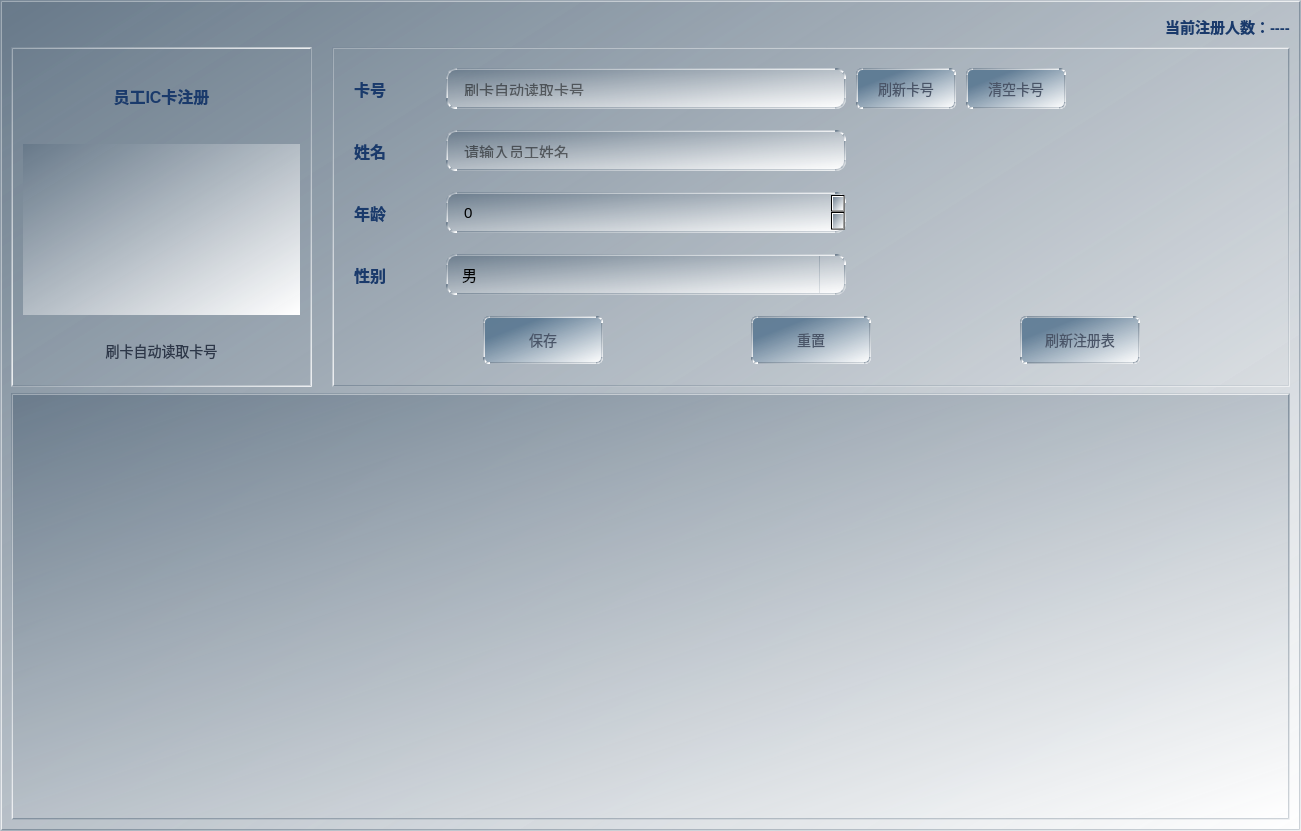
<?xml version="1.0" encoding="UTF-8"?>
<ui version="4.0">
 <class>UserRegisterWidget</class>
 <widget class="QWidget" name="UserRegisterWidget">
  <property name="geometry">
   <rect>
    <x>0</x>
    <y>0</y>
    <width>1301</width>
    <height>831</height>
   </rect>
  </property>
  <property name="windowTitle">
   <string>Form</string>
  </property>
  <property name="styleSheet">
   <string notr="true">QWidget {
    font-family: &quot;Microsoft YaHei&quot;, &quot;微软雅黑&quot;, &quot;PingFang SC&quot;, sans-serif;
    font-size: 14px;
    color: #2D3748;
	    border: 2px solid qlineargradient(spread:pad, x1:0, y1:0, x2:1, y2:1, stop:0 rgba(100, 118, 135, 217), stop:1 rgba(255, 255, 255, 255));
}
QWidget#UserRegisterWidget{
    background: qlineargradient(spread:pad, x1:0, y1:0, x2:1, y2:1, stop:0 rgba(100, 118, 135, 217), stop:1 rgba(255, 255, 255, 255));
}</string>
  </property>
  <layout class="QGridLayout" name="gridLayout">
   <item row="0" column="0">
    <layout class="QHBoxLayout" name="headerLayout">
     <item>
      <spacer name="headerLeftSpacer">
       <property name="orientation">
        <enum>Qt::Horizontal</enum>
       </property>
       <property name="sizeHint" stdset="0">
        <size>
         <width>40</width>
         <height>20</height>
        </size>
       </property>
      </spacer>
     </item>
     <item>
      <widget class="QLabel" name="label">
       <property name="minimumSize">
        <size>
         <width>0</width>
         <height>30</height>
        </size>
       </property>
       <property name="styleSheet">
        <string notr="true">QLabel{
    border:none;
    font-size: 15px;
    font-weight: bold;
    color: #1A3A6B;
    background:transparent;
}</string>
       </property>
       <property name="text">
        <string>当前注册人数：----</string>
       </property>
      </widget>
     </item>
    </layout>
   </item>
   <item row="1" column="0">
    <layout class="QHBoxLayout" name="topHorizontalLayout">
     <property name="spacing">
      <number>20</number>
     </property>
     <item>
      <widget class="QFrame" name="registerMainCard">
       <property name="minimumSize">
        <size>
         <width>301</width>
         <height>340</height>
        </size>
       </property>
       <property name="maximumSize">
        <size>
         <width>301</width>
         <height>373</height>
        </size>
       </property>
       <property name="styleSheet">
        <string notr="true">QFrame#registerMainCard{
    background: transparent;
	border: 2px solid qlineargradient(spread:pad, x1:0, y1:0, x2:1, y2:1, stop:0 rgba(100, 118, 135, 217), stop:1 rgba(255, 255, 255, 255));
}</string>
       </property>
       <property name="frameShape">
        <enum>QFrame::StyledPanel</enum>
       </property>
       <property name="frameShadow">
        <enum>QFrame::Raised</enum>
       </property>
       <layout class="QVBoxLayout" name="cardVerticalLayout">
        <property name="spacing">
         <number>10</number>
        </property>
        <property name="leftMargin">
         <number>10</number>
        </property>
        <property name="topMargin">
         <number>10</number>
        </property>
        <property name="rightMargin">
         <number>10</number>
        </property>
        <property name="bottomMargin">
         <number>10</number>
        </property>
        <item>
         <widget class="QLabel" name="cardTitleLabel">
          <property name="minimumSize">
           <size>
            <width>160</width>
            <height>45</height>
           </size>
          </property>
          <property name="maximumSize">
           <size>
            <width>280</width>
            <height>45</height>
           </size>
          </property>
          <property name="styleSheet">
           <string notr="true">QLabel{
    border:none;
    font-size: 16px;
    font-weight: bold;
    color: #1A3A6B;
    qproperty-alignment: AlignCenter;
    background:transparent;
}</string>
          </property>
          <property name="text">
           <string>&lt;html&gt;&lt;head/&gt;&lt;body&gt;&lt;p align=&quot;center&quot;&gt;&lt;span style=&quot; font-size:12pt;&quot;&gt;员工IC卡注册&lt;/span&gt;&lt;/p&gt;&lt;/body&gt;&lt;/html&gt;</string>
          </property>
         </widget>
        </item>
        <item>
         <widget class="QLabel" name="cardLogoLabel">
          <property name="minimumSize">
           <size>
            <width>261</width>
            <height>171</height>
           </size>
          </property>
          <property name="maximumSize">
           <size>
            <width>280</width>
            <height>171</height>
           </size>
          </property>
          <property name="styleSheet">
           <string notr="true">QLabel{
    border:none;
    background:qlineargradient(spread:pad, x1:0, y1:0, x2:1, y2:1, stop:0 rgba(100, 118, 135, 217), stop:1 rgba(255, 255, 255, 255));
}</string>
          </property>
          <property name="text">
           <string/>
          </property>
          <property name="pixmap">
           <pixmap resource="src.qrc">:/image/ICcard.png</pixmap>
          </property>
          <property name="scaledContents">
           <bool>true</bool>
          </property>
         </widget>
        </item>
        <item>
         <widget class="QLabel" name="promptLabel">
          <property name="minimumSize">
           <size>
            <width>151</width>
            <height>20</height>
           </size>
          </property>
          <property name="maximumSize">
           <size>
            <width>280</width>
            <height>20</height>
           </size>
          </property>
          <property name="styleSheet">
           <string notr="true">QLabel{
    border:none;
    background:transparent;
}</string>
          </property>
          <property name="text">
           <string>&lt;html&gt;&lt;head/&gt;&lt;body&gt;&lt;p align=&quot;center&quot;&gt;刷卡自动读取卡号&lt;/p&gt;&lt;/body&gt;&lt;/html&gt;</string>
          </property>
         </widget>
        </item>
       </layout>
      </widget>
     </item>
     <item>
      <widget class="QFrame" name="editFormFrame">
       <property name="minimumSize">
        <size>
         <width>0</width>
         <height>340</height>
        </size>
       </property>
       <property name="styleSheet">
        <string notr="true">QFrame#editFormFrame{
    background: transparent;
    border: 2px solid qlineargradient(spread:pad, x1:0, y1:0, x2:1, y2:1, stop:0 rgba(100, 118, 135, 217), stop:1 rgba(255, 255, 255, 255));
}</string>
       </property>
       <property name="frameShape">
        <enum>QFrame::StyledPanel</enum>
       </property>
       <property name="frameShadow">
        <enum>QFrame::Raised</enum>
       </property>
       <layout class="QGridLayout" name="formGridLayout">
        <property name="leftMargin">
         <number>20</number>
        </property>
        <property name="topMargin">
         <number>10</number>
        </property>
        <property name="rightMargin">
         <number>20</number>
        </property>
        <property name="bottomMargin">
         <number>10</number>
        </property>
        <property name="spacing">
         <number>12</number>
        </property>
        <item row="2" column="1">
         <widget class="QSpinBox" name="ageSpinBox">
          <property name="minimumSize">
           <size>
            <width>0</width>
            <height>41</height>
           </size>
          </property>
          <property name="maximumSize">
           <size>
            <width>400</width>
            <height>41</height>
           </size>
          </property>
          <property name="styleSheet">
           <string notr="true">QSpinBox{
    background-color: qlineargradient(spread:pad, x1:0, y1:0, x2:1, y2:1, stop:0 rgba(100, 118, 135, 217), stop:1 rgba(255, 255, 255, 255));
    border: 2px solid qlineargradient(spread:pad, x1:0, y1:0, x2:1, y2:1, stop:0 rgba(100, 118, 135, 217), stop:1 rgba(255, 255, 255, 255));
    border-radius: 10px;
    padding: 8px 14px;
    font-size: 15px;
    color: rgb(0, 0, 0);
}
QSpinBox:focus{
    border: 1px solid #348aff;
}</string>
          </property>
          <property name="minimum">
           <number>0</number>
          </property>
          <property name="maximum">
           <number>100</number>
          </property>
         </widget>
        </item>
        <item row="1" column="1">
         <widget class="QLineEdit" name="nameEdit">
          <property name="minimumSize">
           <size>
            <width>0</width>
            <height>41</height>
           </size>
          </property>
          <property name="maximumSize">
           <size>
            <width>400</width>
            <height>41</height>
           </size>
          </property>
          <property name="styleSheet">
           <string notr="true">QLineEdit{
    background-color: qlineargradient(spread:pad, x1:0, y1:0, x2:1, y2:1, stop:0 rgba(100, 118, 135, 217), stop:1 rgba(255, 255, 255, 255));
    border: 2px solid qlineargradient(spread:pad, x1:0, y1:0, x2:1, y2:1, stop:0 rgba(100, 118, 135, 217), stop:1 rgba(255, 255, 255, 255));
    border-radius: 10px;
    padding: 11px 14px;
    font-size: 15px;
    color: rgb(0, 0, 0);
}
QLineEdit:focus{
    border: 1px solid #348aff;
}
QLineEdit::placeholder{
    color: #888888;
}</string>
          </property>
          <property name="placeholderText">
           <string>请输入员工姓名</string>
          </property>
         </widget>
        </item>
        <item row="0" column="0">
         <widget class="QLabel" name="cardNumLabel">
          <property name="minimumSize">
           <size>
            <width>80</width>
            <height>41</height>
           </size>
          </property>
          <property name="maximumSize">
           <size>
            <width>100</width>
            <height>41</height>
           </size>
          </property>
          <property name="styleSheet">
           <string notr="true">QLabel{
    border:none;
    font-size: 16px;
    font-weight: bold;
    color: #1A3A6B;
    qproperty-alignment: AlignCenter;
    background:transparent;
}</string>
          </property>
          <property name="text">
           <string>卡号</string>
          </property>
         </widget>
        </item>
        <item row="0" column="1">
         <layout class="QHBoxLayout" name="cardNumInputLayout">
          <property name="spacing">
           <number>10</number>
          </property>
          <item>
           <widget class="QLineEdit" name="cardNumLineEdit">
            <property name="minimumSize">
             <size>
              <width>400</width>
              <height>41</height>
             </size>
            </property>
            <property name="maximumSize">
             <size>
              <width>400</width>
              <height>41</height>
             </size>
            </property>
            <property name="styleSheet">
             <string notr="true">QLineEdit{
    background-color: qlineargradient(spread:pad, x1:0, y1:0, x2:1, y2:1, stop:0 rgba(100, 118, 135, 217), stop:1 rgba(255, 255, 255, 255));
    border: 2px solid qlineargradient(spread:pad, x1:0, y1:0, x2:1, y2:1, stop:0 rgba(100, 118, 135, 217), stop:1 rgba(255, 255, 255, 255));
    border-radius: 10px;
    padding: 11px 14px;
    font-size: 15px;
    color: rgb(0, 0, 0);
}
QLineEdit:focus{
    border: 1px solid #348aff;
}
QLineEdit::placeholder{
    color: #888888;
}</string>
            </property>
            <property name="readOnly">
             <bool>true</bool>
            </property>
            <property name="placeholderText">
             <string>刷卡自动读取卡号</string>
            </property>
           </widget>
          </item>
          <item>
           <widget class="QPushButton" name="refreshCardNummButton">
            <property name="minimumSize">
             <size>
              <width>100</width>
              <height>41</height>
             </size>
            </property>
            <property name="maximumSize">
             <size>
              <width>100</width>
              <height>41</height>
             </size>
            </property>
            <property name="styleSheet">
             <string notr="true">QPushButton
{
	background: qlineargradient(spread:pad, x1:0, y1:0, x2:1, y2:1, stop:0.248927 rgba(85, 116, 143, 217), stop:1 rgba(255, 255, 255, 255));
	color: rgb(74, 85, 104);
	border: 2px solid qlineargradient(spread:pad, x1:0, y1:0, x2:1, y2:1, stop:0 rgba(100, 118, 135, 217), stop:1 rgba(255, 255, 255, 255));
	border-radius: 6px;
	font-size: 14px;
	font: 63 9pt &quot;Bahnschrift SemiBold SemiConden&quot;;
}
QPushButton:hover {
    background: qlineargradient(spread:pad, x1:0, y1:0, x2:1, y2:1, stop:0 rgba(100, 118, 135, 217), stop:1 rgba(255, 255, 255, 255));
    color: #1A3A6B;
}

QPushButton:pressed {
    background: qlineargradient(spread:pad, x1:0, y1:0, x2:1, y2:1, stop:0 rgba(100, 118, 135, 217), stop:1 rgba(255, 255, 255, 255));
	color: #1A3A6B;
    font-weight: bold;
}</string>
            </property>
            <property name="text">
             <string>刷新卡号</string>
            </property>
           </widget>
          </item>
          <item>
           <widget class="QPushButton" name="clearCardNumButton">
            <property name="minimumSize">
             <size>
              <width>100</width>
              <height>41</height>
             </size>
            </property>
            <property name="maximumSize">
             <size>
              <width>100</width>
              <height>41</height>
             </size>
            </property>
            <property name="styleSheet">
             <string notr="true">QPushButton
{
	background: qlineargradient(spread:pad, x1:0, y1:0, x2:1, y2:1, stop:0.248927 rgba(85, 116, 143, 217), stop:1 rgba(255, 255, 255, 255));
	color: rgb(74, 85, 104);
	border: 2px solid qlineargradient(spread:pad, x1:0, y1:0, x2:1, y2:1, stop:0 rgba(100, 118, 135, 217), stop:1 rgba(255, 255, 255, 255));
	border-radius: 6px;
	font-size: 14px;
	font: 63 9pt &quot;Bahnschrift SemiBold SemiConden&quot;;
}
QPushButton:hover {
    background: qlineargradient(spread:pad, x1:0, y1:0, x2:1, y2:1, stop:0 rgba(100, 118, 135, 217), stop:1 rgba(255, 255, 255, 255));
    color: #1A3A6B;
}

QPushButton:pressed {
    background: qlineargradient(spread:pad, x1:0, y1:0, x2:1, y2:1, stop:0 rgba(100, 118, 135, 217), stop:1 rgba(255, 255, 255, 255));
	color: #1A3A6B;
    font-weight: bold;
}</string>
            </property>
            <property name="text">
             <string>清空卡号</string>
            </property>
           </widget>
          </item>
          <item>
           <spacer name="horizontalSpacer_3">
            <property name="orientation">
             <enum>Qt::Horizontal</enum>
            </property>
            <property name="sizeHint" stdset="0">
             <size>
              <width>40</width>
              <height>20</height>
             </size>
            </property>
           </spacer>
          </item>
         </layout>
        </item>
        <item row="3" column="1">
         <widget class="QComboBox" name="sexComboBox">
          <property name="minimumSize">
           <size>
            <width>0</width>
            <height>41</height>
           </size>
          </property>
          <property name="maximumSize">
           <size>
            <width>400</width>
            <height>41</height>
           </size>
          </property>
          <property name="styleSheet">
           <string notr="true">QComboBox{
    background-color: qlineargradient(spread:pad, x1:0, y1:0, x2:1, y2:1, stop:0 rgba(100, 118, 135, 217), stop:1 rgba(255, 255, 255, 255));
    border: 2px solid qlineargradient(spread:pad, x1:0, y1:0, x2:1, y2:1, stop:0 rgba(100, 118, 135, 217), stop:1 rgba(255, 255, 255, 255));
    border-radius: 10px;
    padding: 8px 14px;
    font-size: 15px;
    color: rgb(0, 0, 0);
}
QComboBox:focus{
    border: 1px solid #348aff;
}
QComboBox::drop-down{
    subcontrol-origin: padding;
    subcontrol-position: top right;
    width: 24px;
    border-left: 1px solid qlineargradient(spread:pad, x1:0, y1:0, x2:1, y2:1, stop:0 rgba(100, 118, 135, 217), stop:1 rgba(255, 255, 255, 255));
    border-top-right-radius: 10px;
    border-bottom-right-radius: 10px;
}</string>
          </property>
          <item>
           <property name="text">
            <string>男</string>
           </property>
          </item>
          <item>
           <property name="text">
            <string>女</string>
           </property>
          </item>
         </widget>
        </item>
        <item row="1" column="0">
         <widget class="QLabel" name="nameLabel">
          <property name="minimumSize">
           <size>
            <width>80</width>
            <height>41</height>
           </size>
          </property>
          <property name="maximumSize">
           <size>
            <width>100</width>
            <height>41</height>
           </size>
          </property>
          <property name="styleSheet">
           <string notr="true">QLabel{
    border:none;
    font-size: 16px;
    font-weight: bold;
    color: #1A3A6B;
    qproperty-alignment: AlignCenter;
    background:transparent;
}</string>
          </property>
          <property name="text">
           <string>姓名</string>
          </property>
         </widget>
        </item>
        <item row="2" column="0">
         <widget class="QLabel" name="ageLabel">
          <property name="minimumSize">
           <size>
            <width>80</width>
            <height>41</height>
           </size>
          </property>
          <property name="maximumSize">
           <size>
            <width>100</width>
            <height>41</height>
           </size>
          </property>
          <property name="styleSheet">
           <string notr="true">QLabel{
    border:none;
    font-size: 16px;
    font-weight: bold;
    color: #1A3A6B;
    qproperty-alignment: AlignCenter;
    background:transparent;
}</string>
          </property>
          <property name="text">
           <string>年龄</string>
          </property>
         </widget>
        </item>
        <item row="3" column="0">
         <widget class="QLabel" name="sexLabel">
          <property name="minimumSize">
           <size>
            <width>80</width>
            <height>41</height>
           </size>
          </property>
          <property name="maximumSize">
           <size>
            <width>100</width>
            <height>41</height>
           </size>
          </property>
          <property name="styleSheet">
           <string notr="true">QLabel{
    border:none;
    font-size: 16px;
    font-weight: bold;
    color: #1A3A6B;
    qproperty-alignment: AlignCenter;
    background:transparent;
}</string>
          </property>
          <property name="text">
           <string>性别</string>
          </property>
         </widget>
        </item>
        <item row="4" column="0" colspan="2">
         <layout class="QHBoxLayout" name="buttonHorizontalLayout">
          <property name="spacing">
           <number>20</number>
          </property>
          <item>
           <spacer name="horizontalSpacer">
            <property name="orientation">
             <enum>Qt::Horizontal</enum>
            </property>
            <property name="sizeHint" stdset="0">
             <size>
              <width>40</width>
              <height>20</height>
             </size>
            </property>
           </spacer>
          </item>
          <item>
           <widget class="QPushButton" name="saveButton">
            <property name="minimumSize">
             <size>
              <width>120</width>
              <height>44</height>
             </size>
            </property>
            <property name="maximumSize">
             <size>
              <width>160</width>
              <height>48</height>
             </size>
            </property>
            <property name="styleSheet">
             <string notr="true">QPushButton
{
	background: qlineargradient(spread:pad, x1:0, y1:0, x2:1, y2:1, stop:0.248927 rgba(85, 116, 143, 217), stop:1 rgba(255, 255, 255, 255));
	color: rgb(74, 85, 104);
	border: 2px solid qlineargradient(spread:pad, x1:0, y1:0, x2:1, y2:1, stop:0 rgba(100, 118, 135, 217), stop:1 rgba(255, 255, 255, 255));
	border-radius: 6px;
	font-size: 14px;
	font: 63 9pt &quot;Bahnschrift SemiBold SemiConden&quot;;
}
QPushButton:hover {
    background: qlineargradient(spread:pad, x1:0, y1:0, x2:1, y2:1, stop:0 rgba(100, 118, 135, 217), stop:1 rgba(255, 255, 255, 255));
    color: #1A3A6B;
}

QPushButton:pressed {
    background: qlineargradient(spread:pad, x1:0, y1:0, x2:1, y2:1, stop:0 rgba(100, 118, 135, 217), stop:1 rgba(255, 255, 255, 255));
	color: #1A3A6B;
    font-weight: bold;
}</string>
            </property>
            <property name="text">
             <string>保存</string>
            </property>
           </widget>
          </item>
          <item>
           <spacer name="horizontalSpacer_2">
            <property name="orientation">
             <enum>Qt::Horizontal</enum>
            </property>
            <property name="sizeHint" stdset="0">
             <size>
              <width>40</width>
              <height>20</height>
             </size>
            </property>
           </spacer>
          </item>
          <item>
           <widget class="QPushButton" name="resetButton">
            <property name="minimumSize">
             <size>
              <width>120</width>
              <height>44</height>
             </size>
            </property>
            <property name="maximumSize">
             <size>
              <width>160</width>
              <height>48</height>
             </size>
            </property>
            <property name="styleSheet">
             <string notr="true">QPushButton
{
	background: qlineargradient(spread:pad, x1:0, y1:0, x2:1, y2:1, stop:0.248927 rgba(85, 116, 143, 217), stop:1 rgba(255, 255, 255, 255));
	color: rgb(74, 85, 104);
	border: 2px solid qlineargradient(spread:pad, x1:0, y1:0, x2:1, y2:1, stop:0 rgba(100, 118, 135, 217), stop:1 rgba(255, 255, 255, 255));
	border-radius: 6px;
	font-size: 14px;
	font: 63 9pt &quot;Bahnschrift SemiBold SemiConden&quot;;
}
QPushButton:hover {
    background: qlineargradient(spread:pad, x1:0, y1:0, x2:1, y2:1, stop:0 rgba(100, 118, 135, 217), stop:1 rgba(255, 255, 255, 255));
    color: #1A3A6B;
}

QPushButton:pressed {
    background: qlineargradient(spread:pad, x1:0, y1:0, x2:1, y2:1, stop:0 rgba(100, 118, 135, 217), stop:1 rgba(255, 255, 255, 255));
	color: #1A3A6B;
    font-weight: bold;
}</string>
            </property>
            <property name="text">
             <string>重置</string>
            </property>
           </widget>
          </item>
          <item>
           <spacer name="horizontalSpacer_4">
            <property name="orientation">
             <enum>Qt::Horizontal</enum>
            </property>
            <property name="sizeHint" stdset="0">
             <size>
              <width>40</width>
              <height>20</height>
             </size>
            </property>
           </spacer>
          </item>
          <item>
           <widget class="QPushButton" name="refrshRegistTableButton">
            <property name="minimumSize">
             <size>
              <width>120</width>
              <height>44</height>
             </size>
            </property>
            <property name="maximumSize">
             <size>
              <width>160</width>
              <height>48</height>
             </size>
            </property>
            <property name="styleSheet">
             <string notr="true">QPushButton
{
	background: qlineargradient(spread:pad, x1:0, y1:0, x2:1, y2:1, stop:0.248927 rgba(85, 116, 143, 217), stop:1 rgba(255, 255, 255, 255));
	color: rgb(74, 85, 104);
	border: 2px solid qlineargradient(spread:pad, x1:0, y1:0, x2:1, y2:1, stop:0 rgba(100, 118, 135, 217), stop:1 rgba(255, 255, 255, 255));
	border-radius: 6px;
	font-size: 14px;
	font: 63 9pt &quot;Bahnschrift SemiBold SemiConden&quot;;
}
QPushButton:hover {
    background: qlineargradient(spread:pad, x1:0, y1:0, x2:1, y2:1, stop:0 rgba(100, 118, 135, 217), stop:1 rgba(255, 255, 255, 255));
    color: #1A3A6B;
}

QPushButton:pressed {
    background: qlineargradient(spread:pad, x1:0, y1:0, x2:1, y2:1, stop:0 rgba(100, 118, 135, 217), stop:1 rgba(255, 255, 255, 255));
	color: #1A3A6B;
    font-weight: bold;
}</string>
            </property>
            <property name="text">
             <string>刷新注册表</string>
            </property>
           </widget>
          </item>
          <item>
           <spacer name="buttonHorizontalSpacer">
            <property name="orientation">
             <enum>Qt::Horizontal</enum>
            </property>
            <property name="sizeHint" stdset="0">
             <size>
              <width>40</width>
              <height>20</height>
             </size>
            </property>
           </spacer>
          </item>
         </layout>
        </item>
       </layout>
      </widget>
     </item>
    </layout>
   </item>
   <item row="2" column="0">
    <widget class="QTableView" name="userInfoTableView">
     <property name="styleSheet">
      <string notr="true">QTableView{
    background: qlineargradient(spread:pad, x1:0, y1:0, x2:1, y2:1, stop:0 rgba(100, 118, 135, 217), stop:1 rgba(255, 255, 255, 255));
    border: 2px solid qlineargradient(spread:pad, x1:0, y1:0, x2:1, y2:1, stop:0 rgba(100, 118, 135, 217), stop:1 rgba(255, 255, 255, 255));
    gridline-color: rgba(100, 118, 135, 80);
}
QTableView::item:selected{
    background: qlineargradient(spread:pad, x1:0, y1:0, x2:1, y2:1, stop:0 rgba(100, 118, 135, 217), stop:1 rgba(255, 255, 255, 255));
    color: #1A3A6B;
}
QHeaderView::section{
    background: qlineargradient(spread:pad, x1:0, y1:0, x2:1, y2:1, stop:0 rgba(100, 118, 135, 217), stop:1 rgba(255, 255, 255, 255));
    color: #1A3A6B;
    font-weight: bold;
    font-size: 14px;
    padding: 8px;
    border: none;
    border-bottom: 2px solid rgba(100, 118, 135, 80);
}</string>
     </property>
     <property name="editTriggers">
      <set>QAbstractItemView::NoEditTriggers</set>
     </property>
     <property name="alternatingRowColors">
      <bool>true</bool>
     </property>
     <property name="selectionBehavior">
      <enum>QAbstractItemView::SelectRows</enum>
     </property>
    </widget>
   </item>
  </layout>
 </widget>
 <resources>
  <include location="src.qrc"/>
 </resources>
 <connections/>
</ui>
